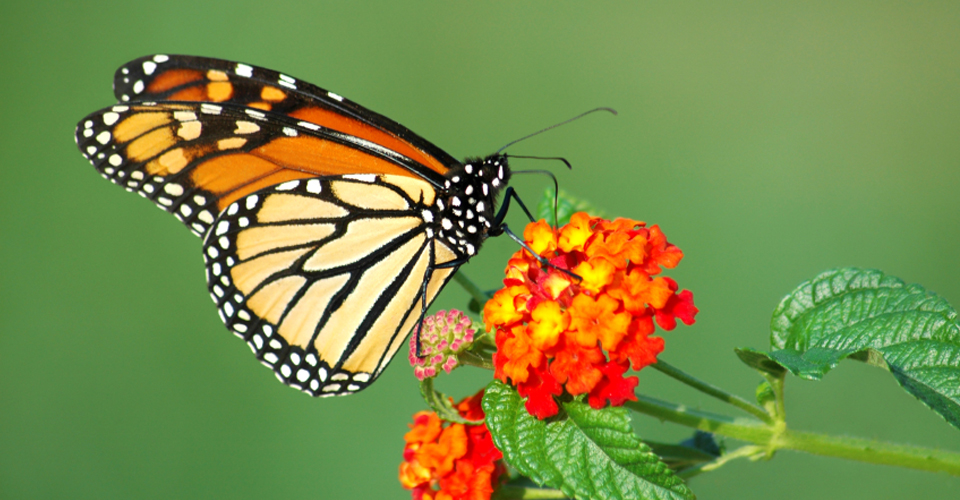
#> input picture Manipulacija_slike/sample.jpg, 960 x 500 px, found by its file name
$ python manipulacije_slike.py
#> lines starting #> are read from the running program, lines starting #| are printed output that depends on the picture
#> in main, im is the input picture: PIL image 960x500 RGB; mean R, G, B 121.7, 139, 72.9
from PIL import Image


# [26 lines left out: function apply_blur, not called in this run]


def apply_blur2(slika):
    apply_kernel_convolution_filter(slika, [[1, 1, 1],[1, 1, 1],[1, 1, 1]], 9)
def edge_detect3(slika):
    apply_kernel_convolution_filter(slika, [[1, 1, -1],[1, -4, 1],[-1, 1, 1]], 9)
def apply_sharpner(slika):
    apply_kernel_convolution_filter(slika, [[0, -1, 0],[-1, 5, -1],[0, -1, 0]], 1)

def apply_edge_detection1(slika):
    apply_kernel_convolution_filter(slika, [[1, 0, -1],[0,0,0],[-1, 0, 1]], 1)

def apply_kernel_convolution_filter(img, kernel, coeff):

#> called with coeff = 9
    width,height=img.size
#> width = 960; height = 500
    pix = img.load()

    kopija_slike = {}
    listaxy=[-2, -1, 0, 1, 2]


    for x in range(0, width):
        for y in range(0, height):
            kopija_slike[x, y] = pix[x, y]
#> after the loop, kopija_slike = 480000 items

    listaxy=[-1,0,1,]
    for x in range(1 , width-1):
        for y in range(1 , height-1):
            prosjek_r=0
            prosjek_b=0
            prosjek_g=0
            for kernel_row in listaxy:
                for kernel_col in listaxy:
                    prosjek_r=prosjek_r+ kopija_slike[x+kernel_row,y+kernel_col][0]*kernel[kernel_row+1][kernel_col+1]
                    prosjek_g=prosjek_g+ kopija_slike[x+kernel_row,y+kernel_col][1]*kernel[kernel_row+1][kernel_col+1]
                    prosjek_b=prosjek_b+ kopija_slike[x+kernel_row,y+kernel_col][2]*kernel[kernel_row+1][kernel_col+1]

            prosjek_r=int(prosjek_r/coeff)
            prosjek_g=int(prosjek_g/coeff)
            prosjek_b=int(prosjek_b/coeff)
            pix[x, y] = (prosjek_r,prosjek_g,prosjek_b)


    pass

# [50 lines left out: functions edge_detection, apply_sepia_filter, not called in this run]


def main():
    """ Ovo je glavni program """
    image_path = "E:\Projekti\Image-manipulation\sample.jpg"#Ovaj se dio mjenja ovisno o lokaciji slike
    im = Image.open(image_path)
    #im.show()#metoda
    im.show()
    edge_detect3(im)
#> in edge_detect3, `apply_kernel_convolution_filter(slika, [[1, 1, -1],[1, -4, 1],[-1, 1, ..`:
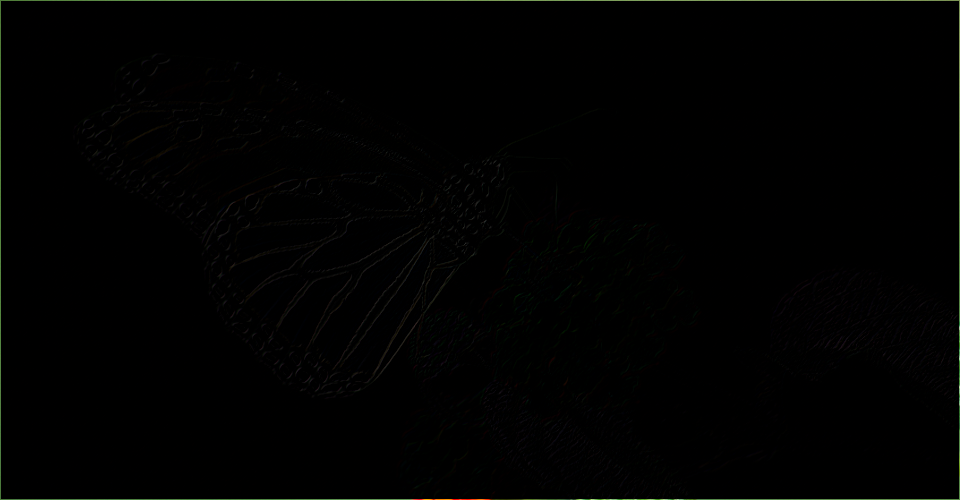
#> slika: PIL image 960x500 RGB; mean R, G, B 1.2, 1.3, 0.9
    im.show()
    pass

if __name__ == "__main__":
    main()#funkcija
